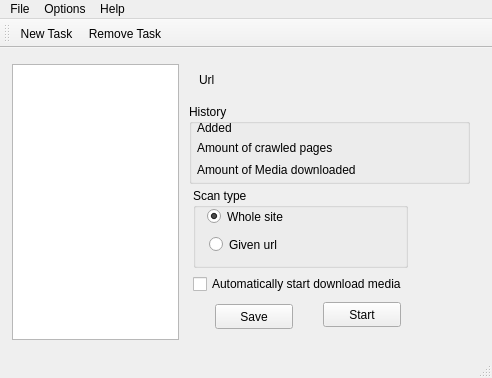
<?xml version="1.0" encoding="UTF-8"?>
<ui version="4.0">
 <class>MediaSiteDownloder</class>
 <widget class="QMainWindow" name="MediaSiteDownloder">
  <property name="geometry">
   <rect>
    <x>0</x>
    <y>0</y>
    <width>488</width>
    <height>378</height>
   </rect>
  </property>
  <property name="windowTitle">
   <string>Media Site Downloder</string>
  </property>
  <property name="windowIcon">
   <iconset resource="../resource/qmsd_main.qrc">
    <normaloff>:/main.png</normaloff>:/main.png</iconset>
  </property>
  <widget class="QWidget" name="centralWidget">
   <layout class="QGridLayout" name="gridLayout">
    <property name="margin">
     <number>1</number>
    </property>
    <item row="0" column="0">
     <widget class="QStackedWidget" name="stackedWidget">
      <property name="currentIndex">
       <number>0</number>
      </property>
      <widget class="QWidget" name="index">
       <layout class="QGridLayout" name="gridLayout_2">
        <item row="0" column="0">
         <widget class="QListWidget" name="tasklist">
          <property name="minimumSize">
           <size>
            <width>167</width>
            <height>253</height>
           </size>
          </property>
          <property name="maximumSize">
           <size>
            <width>213</width>
            <height>276</height>
           </size>
          </property>
          <property name="font">
           <font>
            <pointsize>16</pointsize>
           </font>
          </property>
         </widget>
        </item>
        <item row="0" column="1">
         <widget class="QWidget" name="widget" native="true">
          <property name="minimumSize">
           <size>
            <width>295</width>
            <height>253</height>
           </size>
          </property>
          <widget class="QGroupBox" name="scantype">
           <property name="geometry">
            <rect>
             <x>8</x>
             <y>124</y>
             <width>215</width>
             <height>80</height>
            </rect>
           </property>
           <property name="title">
            <string>Scan type</string>
           </property>
           <widget class="QRadioButton" name="scansite">
            <property name="geometry">
             <rect>
              <x>14</x>
              <y>18</y>
              <width>189</width>
              <height>21</height>
             </rect>
            </property>
            <property name="text">
             <string>Whole site</string>
            </property>
            <property name="checked">
             <bool>true</bool>
            </property>
           </widget>
           <widget class="QRadioButton" name="scanurl">
            <property name="geometry">
             <rect>
              <x>16</x>
              <y>46</y>
              <width>187</width>
              <height>21</height>
             </rect>
            </property>
            <property name="text">
             <string>Given url</string>
            </property>
           </widget>
          </widget>
          <widget class="QGroupBox" name="info">
           <property name="geometry">
            <rect>
             <x>4</x>
             <y>40</y>
             <width>281</width>
             <height>80</height>
            </rect>
           </property>
           <property name="title">
            <string>History</string>
           </property>
           <widget class="QLabel" name="label">
            <property name="geometry">
             <rect>
              <x>8</x>
              <y>16</y>
              <width>65</width>
              <height>16</height>
             </rect>
            </property>
            <property name="text">
             <string>Added</string>
            </property>
           </widget>
           <widget class="QLabel" name="date_added">
            <property name="geometry">
             <rect>
              <x>54</x>
              <y>16</y>
              <width>91</width>
              <height>16</height>
             </rect>
            </property>
            <property name="text">
             <string/>
            </property>
           </widget>
           <widget class="QLabel" name="label_2">
            <property name="geometry">
             <rect>
              <x>8</x>
              <y>36</y>
              <width>173</width>
              <height>16</height>
             </rect>
            </property>
            <property name="text">
             <string>Amount of crawled pages</string>
            </property>
           </widget>
           <widget class="QLabel" name="label_3">
            <property name="geometry">
             <rect>
              <x>8</x>
              <y>58</y>
              <width>181</width>
              <height>16</height>
             </rect>
            </property>
            <property name="text">
             <string>Amount of Media downloaded</string>
            </property>
           </widget>
           <widget class="QLabel" name="pages_crawled">
            <property name="geometry">
             <rect>
              <x>188</x>
              <y>34</y>
              <width>81</width>
              <height>16</height>
             </rect>
            </property>
            <property name="text">
             <string/>
            </property>
           </widget>
           <widget class="QLabel" name="mediadowned">
            <property name="geometry">
             <rect>
              <x>220</x>
              <y>58</y>
              <width>56</width>
              <height>15</height>
             </rect>
            </property>
            <property name="text">
             <string/>
            </property>
           </widget>
          </widget>
          <widget class="QCheckBox" name="autostartdown">
           <property name="geometry">
            <rect>
             <x>8</x>
             <y>210</y>
             <width>283</width>
             <height>20</height>
            </rect>
           </property>
           <property name="text">
            <string>Automatically start download media</string>
           </property>
          </widget>
          <widget class="QPushButton" name="save_task_settings">
           <property name="geometry">
            <rect>
             <x>30</x>
             <y>240</y>
             <width>78</width>
             <height>25</height>
            </rect>
           </property>
           <property name="text">
            <string>Save</string>
           </property>
          </widget>
          <widget class="QPushButton" name="startscan">
           <property name="geometry">
            <rect>
             <x>138</x>
             <y>238</y>
             <width>78</width>
             <height>25</height>
            </rect>
           </property>
           <property name="text">
            <string>Start</string>
           </property>
          </widget>
          <widget class="QLabel" name="task_url">
           <property name="geometry">
            <rect>
             <x>14</x>
             <y>8</y>
             <width>273</width>
             <height>16</height>
            </rect>
           </property>
           <property name="text">
            <string>Url</string>
           </property>
          </widget>
         </widget>
        </item>
       </layout>
      </widget>
      <widget class="QWidget" name="parse_info">
       <layout class="QGridLayout" name="gridLayout_3">
        <item row="0" column="0">
         <widget class="QTabWidget" name="tabWidget">
          <property name="currentIndex">
           <number>0</number>
          </property>
          <widget class="QWidget" name="tab">
           <attribute name="title">
            <string>Log</string>
           </attribute>
           <layout class="QGridLayout" name="gridLayout_4">
            <item row="0" column="0">
             <widget class="QListWidget" name="log"/>
            </item>
           </layout>
          </widget>
          <widget class="QWidget" name="tab_2">
           <attribute name="title">
            <string>Tab 2</string>
           </attribute>
          </widget>
         </widget>
        </item>
       </layout>
      </widget>
     </widget>
    </item>
   </layout>
  </widget>
  <widget class="QMenuBar" name="menuBar">
   <property name="geometry">
    <rect>
     <x>0</x>
     <y>0</y>
     <width>488</width>
     <height>25</height>
    </rect>
   </property>
   <widget class="QMenu" name="menuFile">
    <property name="title">
     <string>File</string>
    </property>
    <addaction name="actionNew_Task"/>
    <addaction name="actionExit"/>
   </widget>
   <widget class="QMenu" name="menuHelp">
    <property name="title">
     <string>Help</string>
    </property>
    <addaction name="actionAbout"/>
    <addaction name="actionAbout_QT"/>
   </widget>
   <widget class="QMenu" name="menuOptions">
    <property name="title">
     <string>Options</string>
    </property>
   </widget>
   <addaction name="menuFile"/>
   <addaction name="menuOptions"/>
   <addaction name="menuHelp"/>
  </widget>
  <widget class="QToolBar" name="mainToolBar">
   <attribute name="toolBarArea">
    <enum>TopToolBarArea</enum>
   </attribute>
   <attribute name="toolBarBreak">
    <bool>false</bool>
   </attribute>
   <addaction name="actionNew_Task"/>
   <addaction name="actionRemove_Task"/>
  </widget>
  <widget class="QStatusBar" name="statusBar"/>
  <action name="actionExit">
   <property name="icon">
    <iconset resource="../resource/qmsd_main.qrc">
     <normaloff>:/menu/Symbol-Delete.png</normaloff>:/menu/Symbol-Delete.png</iconset>
   </property>
   <property name="text">
    <string>Exit</string>
   </property>
  </action>
  <action name="actionAbout">
   <property name="text">
    <string>About</string>
   </property>
  </action>
  <action name="actionAbout_QT">
   <property name="text">
    <string>About QT</string>
   </property>
  </action>
  <action name="actionNew_Task">
   <property name="icon">
    <iconset resource="../resource/qmsd_main.qrc">
     <normaloff>:/toolbar/Symbol-Add.png</normaloff>:/toolbar/Symbol-Add.png</iconset>
   </property>
   <property name="text">
    <string>New Task</string>
   </property>
   <property name="toolTip">
    <string>New Task</string>
   </property>
  </action>
  <action name="actionRemove_Task">
   <property name="icon">
    <iconset resource="../resource/qmsd_main.qrc">
     <normaloff>:/toolbar/Symbol-Restricted.png</normaloff>:/toolbar/Symbol-Restricted.png</iconset>
   </property>
   <property name="text">
    <string>Remove Task</string>
   </property>
  </action>
 </widget>
 <layoutdefault spacing="6" margin="11"/>
 <resources>
  <include location="../resource/qmsd_main.qrc"/>
 </resources>
 <connections/>
</ui>
